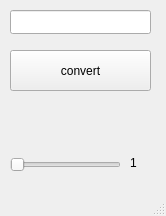
<?xml version="1.0" encoding="UTF-8"?>
<ui version="4.0">
 <class>T1Win</class>
 <widget class="QMainWindow" name="T1Win">
  <property name="geometry">
   <rect>
    <x>0</x>
    <y>0</y>
    <width>166</width>
    <height>216</height>
   </rect>
  </property>
  <property name="windowTitle">
   <string>T1Win</string>
  </property>
  <widget class="QWidget" name="centralwidget">
   <widget class="QPushButton" name="button_convert">
    <property name="geometry">
     <rect>
      <x>10</x>
      <y>50</y>
      <width>141</width>
      <height>41</height>
     </rect>
    </property>
    <property name="text">
     <string>convert</string>
    </property>
   </widget>
   <widget class="QLabel" name="binaryText">
    <property name="geometry">
     <rect>
      <x>10</x>
      <y>100</y>
      <width>141</width>
      <height>51</height>
     </rect>
    </property>
    <property name="font">
     <font>
      <pointsize>10</pointsize>
      <bold>true</bold>
     </font>
    </property>
    <property name="text">
     <string/>
    </property>
    <property name="scaledContents">
     <bool>false</bool>
    </property>
    <property name="alignment">
     <set>Qt::AlignHCenter|Qt::AlignTop</set>
    </property>
    <property name="wordWrap">
     <bool>true</bool>
    </property>
   </widget>
   <widget class="QLineEdit" name="decimalInput">
    <property name="geometry">
     <rect>
      <x>10</x>
      <y>10</y>
      <width>141</width>
      <height>24</height>
     </rect>
    </property>
    <property name="font">
     <font>
      <pointsize>10</pointsize>
     </font>
    </property>
   </widget>
   <widget class="QSlider" name="horizontalSlider">
    <property name="geometry">
     <rect>
      <x>10</x>
      <y>150</y>
      <width>111</width>
      <height>30</height>
     </rect>
    </property>
    <property name="minimum">
     <number>1</number>
    </property>
    <property name="maximum">
     <number>10</number>
    </property>
    <property name="sliderPosition">
     <number>1</number>
    </property>
    <property name="orientation">
     <enum>Qt::Horizontal</enum>
    </property>
   </widget>
   <widget class="QLabel" name="label">
    <property name="geometry">
     <rect>
      <x>130</x>
      <y>153</y>
      <width>40</width>
      <height>20</height>
     </rect>
    </property>
    <property name="text">
     <string>1</string>
    </property>
   </widget>
  </widget>
  <widget class="QMenuBar" name="menubar">
   <property name="geometry">
    <rect>
     <x>0</x>
     <y>0</y>
     <width>166</width>
     <height>21</height>
    </rect>
   </property>
  </widget>
  <widget class="QStatusBar" name="statusbar"/>
 </widget>
 <resources/>
 <connections/>
</ui>
